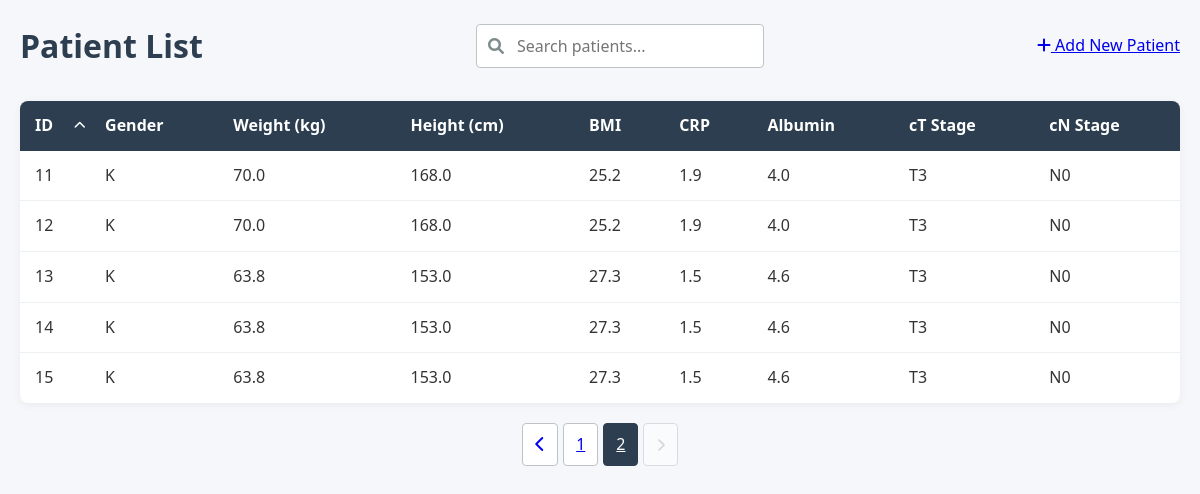
Page /?page=2&search= on the earlier database version.
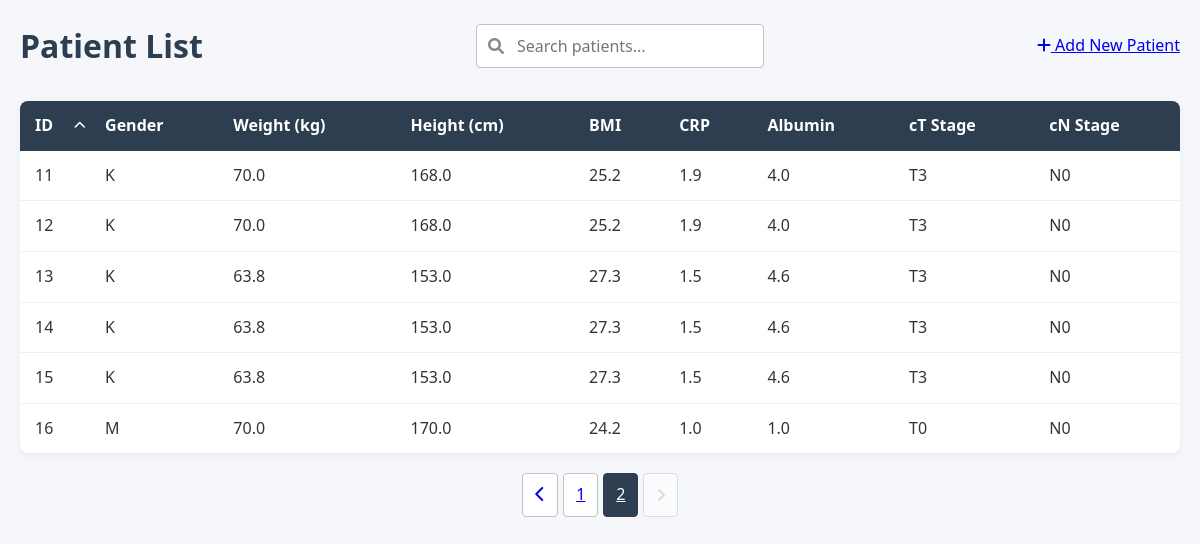
Same page on the later database version.
### models.py (models this page shows, shortened)
class Patient(db.Model):
    id = db.Column(db.Integer, primary_key=True)
    gender = db.Column(db.String(1), nullable=False)        # 'M' lub 'K'
    weight = db.Column(db.Float, nullable=False)            # waga w kg (wartości numeryczne)
    height = db.Column(db.Float, nullable=False)            # wzrost w cm (wartości numeryczne)
    bmi = db.Column(db.Float, nullable=False)               # BMI (wartości numeryczne)
    CRP = db.Column(db.Float, nullable=False)               # CRP (wartości numeryczne)
    Alb = db.Column(db.Float, nullable=False)               # Alb (wartości numeryczne)
    WCC = db.Column(db.Float, nullable=False)               # WCC (wartości numeryczne)
    NEU = db.Column(db.Float, nullable=False)               # NEU (wartości numeryczne)
    total_protein = db.Column(db.Float, nullable=False)     # białko całkowite (wartości numeryczne)
    pT = db.Column(db.String(10), nullable=False)           # stadium T (wartości kategoryczne)
    pN = db.Column(db.String(10), nullable=False)           # stadium N (wartości kategoryczne)
    pM = db.Column(db.String(10), nullable=False)           # stadium M (wartości kategoryczne)
    PNI = db.Column(db.Integer, nullable=False)             # PNI (wartości numeryczne 0-1)
    GRADING = db.Column(db.String(10), nullable=False)      # stopień zróżnicowania (wartości kategoryczne)
    Lauren = db.Column(db.String(10), nullable=False)       # typ Lauren (wartości kategoryczne)
    CTH_preop = db.Column(db.String(10), nullable=False)    # chemioterapia przedoperacyjna (wartości kategoryczne)
    cycles_number = db.Column(db.Integer, nullable=False)   # liczba cykli chemioterapii (wartości numeryczne)
    predictions = db.relationship('Prediction', backref='patient', lazy=True)

### app.py (the view, shortened to what this page needs)
    @app.route('/')
    def index():
        search_query = request.args.get('search', '')
        page = request.args.get('page', 1, type=int)
        per_page = 10
        sort_by = request.args.get('sort', 'id')  # Default sort by ID
        sort_order = request.args.get('order', 'asc')  # Default ascending
        base_query = Patient.query
        if sort_by == 'weight':
            sort_column = Patient.weight
        elif sort_by == 'height':
            sort_column = Patient.height
        elif sort_by == 'bmi':
            sort_column = Patient.bmi
        elif sort_by == 'CRP':
            sort_column = Patient.CRP
        elif sort_by == 'Alb':
            sort_column = Patient.Alb
        elif sort_by == 'pT':
            sort_column = Patient.pT
        elif sort_by == 'pN':
            sort_column = Patient.pN
        elif sort_by == 'id':
            sort_column = Patient.id
        else:  # Default case
            sort_column = Patient.id
        if sort_order == 'desc':
            patients = base_query.order_by(sort_column.desc())
        else:
            patients = base_query.order_by(sort_column.asc())
        patients = patients.paginate(page=page, per_page=per_page)
        return render_template('index.html',
                            patients=patients,
                            search_query=search_query,
                            sort_by=sort_by,
                            sort_order=sort_order)

### templates/index.html (shortened to what this page needs)
{% extends "base.html" %}
{% block content %}
<header>
    <h1>Patient List</h1>
    <div class="search-container">
        <i class="fas fa-search"></i>
        <form method="get" action="{{ url_for('index') }}">
            <input type="text" name="search" placeholder="Search patients..."
                   value="{{ search_query }}" id="searchInput">
        </form>
    </div>
    <div class="actions">
        <a href="{{ url_for('new_patient') }}" class="btn-add">
            <i class="fas fa-plus"></i> Add New Patient
        </a>
    </div>
</header>
<div class="patient-table-container">
    <table class="patient-table">
        <thead>
            <tr>
                <th class="sortable {% if sort_by == 'id' %}sorted-{{ sort_order }}{% endif %}"
                    data-sort="id">
                    ID {% if sort_by == 'id' %}
                        <i class="fas fa-chevron-{% if sort_order == 'asc' %}up{% else %}down{% endif %}"></i>
                    {% endif %}
                </th>
                <th>Gender</th>
                <th>Weight (kg)</th>
                <th>Height (cm)</th>
                <th>BMI</th>
                <th>CRP</th>
                <th>Albumin</th>
                <th>cT Stage</th>
                <th>cN Stage</th>
            </tr>
        </thead>
        <tbody>
            {% for patient in patients.items %}
            <tr class="patient-row" onclick="window.location='{{ url_for('patient_detail', patient_id=patient.id) }}'">
                <td>{{ patient.id }}</td>
                <td>{{ patient.gender }}</td>
                <td>{{ patient.weight }}</td>
                <td>{{ patient.height }}</td>
                <td>{{ patient.bmi }}</td>
                <td>{{ patient.CRP }}</td>
                <td>{{ patient.Alb }}</td>
                <td>{{ patient.pT }}</td>
                <td>{{ patient.pN }}</td>
            </tr>
            {% endfor %}
        </tbody>
    </table>
</div>
<div class="pagination">
    {% if patients.has_prev %}
        <a href="{{ url_for('index', page=patients.prev_num, search=search_query) }}"
           class="pagination-button">
            <i class="fas fa-chevron-left"></i>
        </a>
    {% else %}
        <button class="pagination-button" disabled>
            <i class="fas fa-chevron-left"></i>
        </button>
    {% endif %}
    {% for page_num in patients.iter_pages() %}
        {% if page_num %}
            <a href="{{ url_for('index', page=page_num, search=search_query) }}"
               class="pagination-button {% if page_num == patients.page %}active{% endif %}">
                {{ page_num }}
            </a>
        {% else %}
            <span class="pagination-ellipsis">...</span>
        {% endif %}
    {% endfor %}
    {% if patients.has_next %}
        <a href="{{ url_for('index', page=patients.next_num, search=search_query) }}"
           class="pagination-button">
            <i class="fas fa-chevron-right"></i>
        </a>
    {% else %}
        <button class="pagination-button" disabled>
            <i class="fas fa-chevron-right"></i>
        </button>
    {% endif %}
</div>
{% endblock %}

### templates/base.html (shortened to what this page needs)
<!DOCTYPE html>
<html lang="en">
<head>
    <link rel="stylesheet" href="{{ url_for('static', filename='css/styles.css') }}">
    <link rel="stylesheet" href="https://cdnjs.cloudflare.com/ajax/libs/font-awesome/6.0.0/css/all.min.css">
</head>
<body>
    <div class="container">
        {% block content %}{% endblock %}
    </div>
</body>
</html>

### static/css/styles.css (style rules this page uses)
:root { --primary-color: #2c3e50; --secondary-color: #3498db; --accent-color: #e74c3c; --light-gray: #ecf0f1; --medium-gray: #bdc3c7; --dark-gray: #7f8c8d; --success-color: #2ecc71; --warning-color: #f39c12; --danger-color: #e74c3c; }
* { margin: 0; padding: 0; box-sizing: border-box; font-family: 'Segoe UI', Tahoma, Geneva, Verdana, sans-serif; }
body { background-color: #f5f7fa; color: #333; line-height: 1.6; }
.container { max-width: 1200px; margin: 0 auto; padding: 20px; }
header { margin-bottom: 30px; display: flex; justify-content: space-between; align-items: center; flex-wrap: wrap; gap: 20px; }
h1 { color: var(--primary-color); font-weight: 600; }
.search-container { position: relative; min-width: 250px; }
.search-container i { position: absolute; left: 12px; top: 50%; transform: translateY(-50%); color: var(--dark-gray); }
.search-container input { width: 100%; padding: 10px 15px 10px 40px; border: 1px solid var(--medium-gray); border-radius: 4px; font-size: 16px; transition: border-color 0.3s; }
.patient-table-container { background: white; border-radius: 8px; box-shadow: 0 2px 10px rgba(0, 0, 0, 0.05); overflow: hidden; margin-bottom: 20px; }
.patient-table { width: 100%; border-collapse: collapse; }
.patient-table th { background-color: var(--primary-color); color: white; padding: 12px 15px; text-align: left; }
.patient-table td { padding: 12px 15px; border-bottom: 1px solid var(--light-gray); }
.patient-table tr:last-child td { border-bottom: none; }
.patient-row { transition: background-color 0.2s; cursor: pointer; }
.pagination { display: flex; justify-content: center; gap: 5px; margin-top: 20px; }
.pagination-button { padding: 8px 12px; border: 1px solid var(--medium-gray); background: white; border-radius: 4px; cursor: pointer; transition: all 0.2s; }
.pagination-button.active { background: var(--primary-color); color: white; border-color: var(--primary-color); }
.pagination-button:disabled { opacity: 0.5; cursor: not-allowed; }
.sortable { cursor: pointer; position: relative; padding-right: 20px; transition: background-color 0.2s; }
.sortable i { position: absolute; right: 5px; top: 50%; transform: translateY(-50%); font-size: 12px; }
.sorted-asc { background-color: rgba(52, 152, 219, 0.1); }

Differences in the rows shown:
added Patient: id "16", gender "M", weight "70.0", height "170.0", bmi "24.2", CRP "1.0", Alb "1.0", pT "T0", pN "N0"
